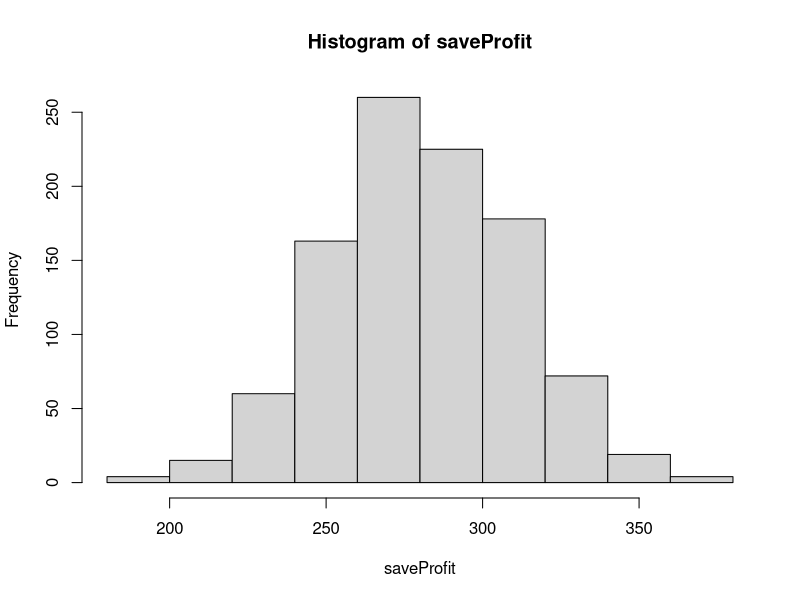
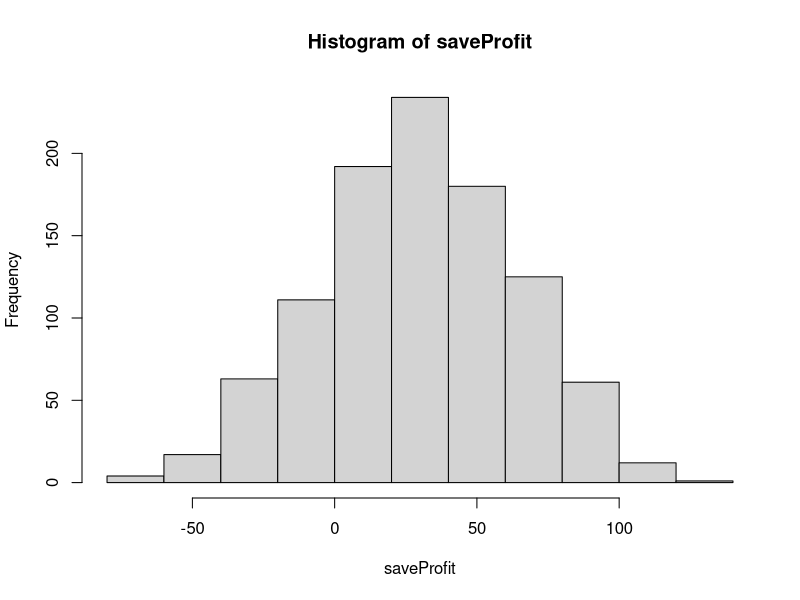
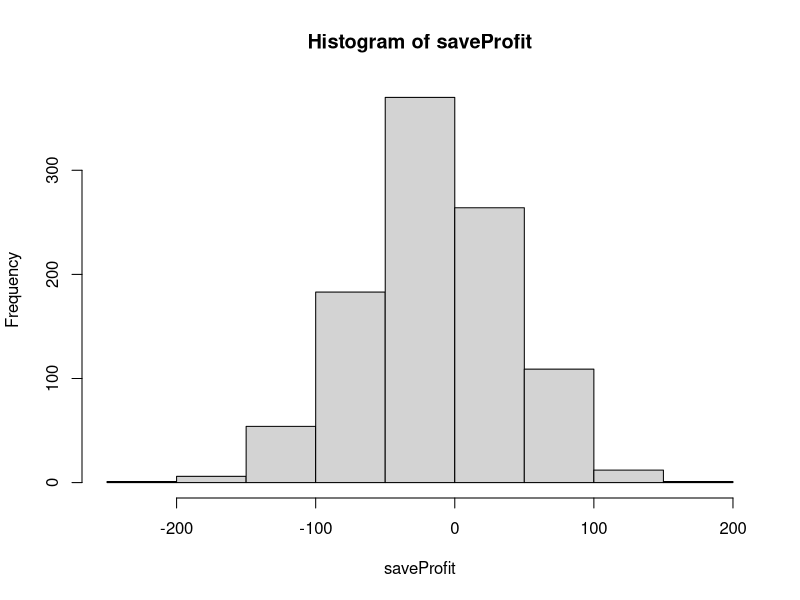

These charts were generated, in order, by the following R code:
## ---- chunk 1
knitr::opts_chunk$set(echo = TRUE)
require(tidyverse)
require(tidyverse)
require(knitr)
## ---- chunk 2
days=1:365
saveProfit=vector("numeric")
for(run in 1:1000){
  

profit=0
for(i in 1:637){
  bdays=sample(days,size=35,replace=TRUE)
  n=length(unique(bdays))
  if(n<35){
    profit=profit+1
  } else{profit=profit-2}
}
saveProfit[run]=profit
}

## ---- chunk 3
hist(saveProfit)
## ---- chunk 4
sortProfit=sort(saveProfit)
print(sortProfit[25])
print(sortProfit[975])
## ---- chunk 5
days=1:365
saveProfit=vector("numeric")
for(run in 1:1000){
  

profit=0
for(i in 1:637){
  bdays=sample(days,size=29,replace=TRUE)
  n=length(unique(bdays))
  if(n<29){
    profit=profit+1
  } else{profit=profit-2}
}
saveProfit[run]=profit
}

## ---- chunk 6
hist(saveProfit)
## ---- chunk 7
days=1:365
saveProfit=vector("numeric")
for(run in 1:1000){
  

profit=0
for(i in 1:637){
  bdays=sample(days,size=35,replace=TRUE)
  n=length(unique(bdays))
  if(n<35){
    profit=profit+1
  } else{profit=profit-4.5}
}
saveProfit[run]=profit
}

## ---- chunk 8
hist(saveProfit)
